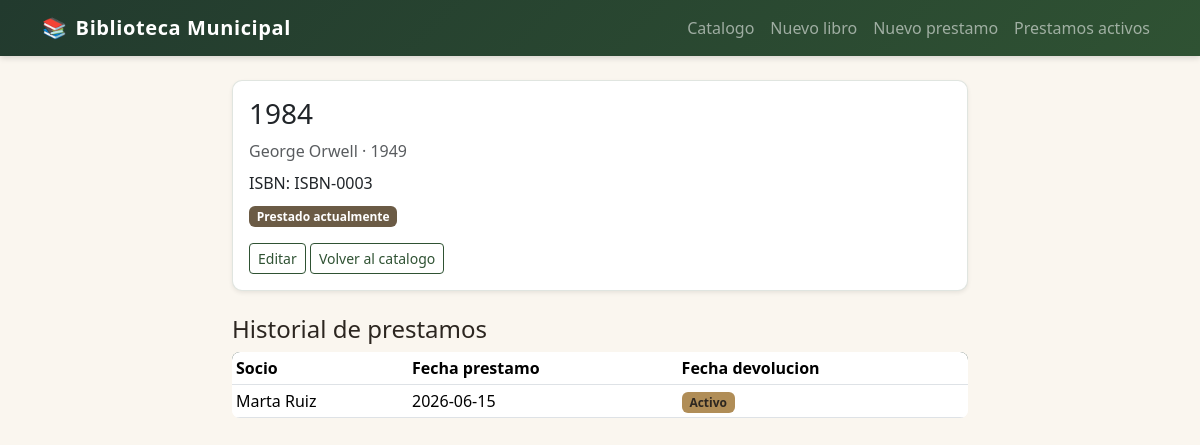
Screenshot of /index.php?accion=libros_ver&id=3 with the database file from the repository.
### tables this page shows
CREATE TABLE libros (
    id                INT AUTO_INCREMENT PRIMARY KEY,
    titulo            VARCHAR(200) NOT NULL,
    autor             VARCHAR(150) NOT NULL,
    isbn              VARCHAR(20)  NOT NULL UNIQUE,
    anio_publicacion  YEAR         NOT NULL,
    disponible        BOOLEAN      NOT NULL DEFAULT TRUE
);

CREATE TABLE prestamos (
    id                INT AUTO_INCREMENT PRIMARY KEY,
    libro_id          INT  NOT NULL,
    nombre_socio      VARCHAR(100) NOT NULL,
    fecha_prestamo    DATE NOT NULL,
    fecha_devolucion  DATE NULL,
    CONSTRAINT fk_prestamos_libro
        FOREIGN KEY (libro_id) REFERENCES libros(id)
);

### controllers/libros_controller.php (called while the page is built, shortened)
<?php
require_once __DIR__ . '/../models/Libro.php';
require_once __DIR__ . '/../models/Prestamo.php';
function accion_libros_ver(Libro $libros, Prestamo $prestamos): void {
    $id    = (int)($_GET['id'] ?? -1);
    $libro = $libros->porId($id);
    $historial    = $prestamos->porLibro($id);
    require __DIR__ . '/../views/layouts/header.php';
    require __DIR__ . '/../views/libros/ver.php';
    require __DIR__ . '/../views/layouts/footer.php';
}

### models/Libro.php (called while the page is built, shortened)
<?php
class Libro {
    private PDO $pdo;
    public function __construct(PDO $pdo) {
        $this->pdo = $pdo;
    }
    public function porId(int $id): ?array {
        $stmt = $this->pdo->prepare('SELECT * FROM libros WHERE id = ?');
        $stmt->execute([$id]);
        $libro = $stmt->fetch();
        return $libro ?: null;
    }
}

### models/Prestamo.php (called while the page is built, shortened)
<?php
class Prestamo {
    private PDO $pdo;
    public function __construct(PDO $pdo) {
        $this->pdo = $pdo;
    }
    public function porLibro(int $libroId): array {
        $stmt = $this->pdo->prepare(
            'SELECT * FROM prestamos WHERE libro_id = ? ORDER BY fecha_prestamo DESC'
        );
        $stmt->execute([$libroId]);
        return $stmt->fetchAll();
    }
}

### views/libros/ver.php (the view)
<div class="row justify-content-center">
    <div class="col-12 col-lg-8">
        <div class="card shadow-sm mb-4">
            <div class="card-body">
                <h3><?= htmlspecialchars($libro['titulo']) ?></h3>
                <p class="text-muted mb-2"><?= htmlspecialchars($libro['autor']) ?> · <?= $libro['anio_publicacion'] ?></p>
                <p class="mb-2">ISBN: <?= htmlspecialchars($libro['isbn']) ?></p>
                <?php if ($libro['disponible']): ?>
                    <span class="badge bg-success">Disponible</span>
                <?php else: ?>
                    <span class="badge bg-secondary">Prestado actualmente</span>
                <?php endif; ?>
                <div class="mt-3">
                    <a href="index.php?accion=libros_editar&id=<?= $libro['id'] ?>" class="btn btn-sm btn-outline-secondary">Editar</a>
                    <a href="index.php?accion=libros_listar" class="btn btn-sm btn-outline-secondary">Volver al catalogo</a>
                </div>
            </div>
        </div>
        <h4>Historial de prestamos</h4>
        <?php if (empty($historial)): ?>
            <div class="alert alert-info">Este libro todavia no se ha prestado nunca.</div>
        <?php else: ?>
            <table class="table table-sm bg-white">
                <thead>
                    <tr>
                        <th>Socio</th>
                        <th>Fecha prestamo</th>
                        <th>Fecha devolucion</th>
                    </tr>
                </thead>
                <tbody>
                    <?php foreach ($historial as $h): ?>
                        <tr>
                            <td><?= htmlspecialchars($h['nombre_socio']) ?></td>
                            <td><?= $h['fecha_prestamo'] ?></td>
                            <td>
                                <?php if ($h['fecha_devolucion']): ?>
                                    <?= $h['fecha_devolucion'] ?>
                                <?php else: ?>
                                    <span class="badge bg-warning text-dark">Activo</span>
                                <?php endif; ?>
                            </td>
                        </tr>
                    <?php endforeach; ?>
                </tbody>
            </table>
        <?php endif; ?>
    </div>
</div>

### css/estilos.css (style rules this page uses)
:root { --verde-oscuro: #223a2e; --verde: #2f5233; --dorado: #b08d57; --papel: #faf6ef; --texto: #2c2620; }
body { background-color: var(--papel); color: var(--texto); }
.card { border: 1px solid rgba(47, 82, 51, 0.15); border-radius: 10px; transition: transform 0.15s ease, box-shadow 0.15s ease; }
.btn-outline-secondary { color: var(--verde); border-color: var(--verde); }
.table { background-color: #fff; border-radius: 8px; overflow: hidden; }
.table thead { background-color: var(--verde-oscuro); color: #fff; }
.badge.bg-secondary { background-color: #6b5b45 !important; }
.badge.bg-warning { background-color: var(--dorado) !important; color: #2c2620 !important; }

### rows the page displays
libros: titulo "1984", autor "George Orwell", anio_publicacion "1949", isbn "ISBN-0003"
prestamos: nombre_socio "Marta Ruiz", fecha_prestamo "2026-06-15", shows "Activo"
